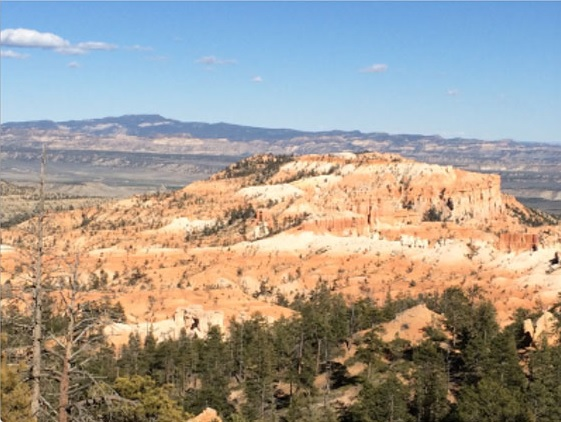
#> input picture part3-images/temp1.jpg, 561 x 422 px, found by its file name
$ python Stich.py
#> lines starting #> are read from the running program, lines starting #| are printed output that depends on the picture
import numpy as np
import cv2
from scipy import spatial
import random

def getTranformationMatrix(fp, tp):
    if fp.shape != tp.shape:
        raise RuntimeError
    A = np.zeros((1,8))
    for i in range(len(fp[0])):
        A = np.vstack((A, [fp[0,i], fp[1,i], 1, 0,
                           0, 0, -fp[0,i]*tp[0,i], -fp[1,i]*tp[0,i]]))
        A = np.vstack((A, [0, 0, 0, fp[0,i],
                           fp[1,i], 1, -fp[0,i]*tp[1,i], -fp[1,i]*tp[1,i]]))
    A = A[1:]
    B = (tp[:2].T).flatten().T
    A_inv = np.linalg.pinv(A)
    h = np.dot(A_inv, B)
    h = np.append(h,1).reshape(3,3)
    return h

def generateWarpedImage(img, k):
    warped = np.zeros(shape = (img.shape[0]*2,img.shape[1]*2,3)).astype('int')
    h = len(img)
    w = len(img[0])
    kInv = np.linalg.inv(k)

    for x in range(2*w):
        for y in range(2*h):
            co = np.dot(kInv, np.matrix([[x-w], [y-h], [1]]))
            xi, yi = co[0, 0]/co[2, 0], co[1, 0]/co[2, 0]
            if (xi < 0 or int(xi) >= w) or (yi < 0 or int(yi) >= h):
                pixel = [0, 0, 0]
            elif xi == int(xi) and yi == int(yi):
                pixel = img[int(yi), int(xi)]
            elif int(xi) < w and int(yi) < h:
                a = (yi - int(yi))
                b = (xi - int(xi))
                pixel = ((1 - b) * (1 - a) * img[int(yi), int(xi)])
                if int(yi) + 1 < h:
                    pixel += ((1 - b) * a * img[int(yi) + 1, int(xi)])
                if int(xi) + 1 < w:
                    pixel += (b * (1 - a) * img[int(yi), int(xi) + 1])
                if int(yi) + 1 < h and int(xi) + 1 < w:
                    pixel += (b * a * img[int(yi) + 1, int(xi) + 1])
            pixel = np.array(pixel)
            pixel[pixel > 255] = 255
            warped[y, x] = pixel
    return warped

def getMatches(img1, img2, T = 0.7):
    im1 = cv2.imread(img1)
    im2 = cv2.imread(img2)
    alg = cv2.ORB_create()
    kps1, des1 = alg.detectAndCompute(im1, None)
    kps2, des2 = alg.detectAndCompute(im2, None)

    matchPairs = []
    for i in range(len(kps1)):
        dis = []
        for j in range(len(kps2)):
            dis.append(cv2.norm(des1[i], des2[j], cv2.NORM_HAMMING))
        j1, j2 = np.argsort(dis)[:2]
        if dis[j1]/dis[j2] < T:
            matchPairs.append([kps1[i],kps2[j1]])
    return matchPairs

def extract_features(image_path):
    image = cv2.imread(image_path)
    alg = cv2.ORB_create()
    kps = alg.detect(image)
    kps = sorted(kps, key=lambda x: -x.response)
    kps, dsc = alg.compute(image, kps)
    return kps, dsc

def getDistances(ds1, ds2):
    return spatial.distance.cdist(ds1, ds2, 'hamming')

def ransac(matchPairs, iterations = 1000, errorT = 25):
    inlierT = len(matchPairs)//2
    maxInliers = 0
    maxError = 0
    bestModel = None
    for i in range(iterations):
        random_patch = random.sample(matchPairs, 4)
        fp0, fp1, fp2 = [], [], []
        tp0, tp1, tp2 = [], [], []
        for corner in random_patch:
            fp0.append(corner[0].pt[0])
            fp1.append(corner[0].pt[1])
            fp2.append(1)
            tp0.append(corner[1].pt[0])
            tp1.append(corner[1].pt[1])
            tp2.append(1)
        fp = np.array([fp0, fp1, fp2])
        tp = np.array([tp0, tp1, tp2])
        H = getTranformationMatrix(fp, tp)
        H_votes = 0
        for p in matchPairs:
            x1, y1 = p[0].pt[0], p[0].pt[1]
            x2, y2 = p[1].pt[0], p[1].pt[1]
            A = np.array([x1, y1, 1]).reshape(3,1)
            B = np.array([x2, y2, 1]).reshape(3,1)
            B1 = np.dot(H, A)
            error = np.linalg.norm(B - B1)
            if error < errorT:
                H_votes += 1
                if error > maxError: maxError = error
        if H_votes > inlierT and H_votes > maxInliers:
            maxInliers = H_votes
            bestModel = H
    return bestModel, maxInliers, maxError


def getTranslationForTargetImage(warpedSource, target):
    return 0, 0
    match = getMatches(warpedSource, target)

    im1pt1 = [match[0][0].pt[1], match[0][0].pt[0]]
    im1pt2 = [match[1][0].pt[1], match[1][0].pt[0]]
    im1pt3 = [match[2][0].pt[1], match[2][0].pt[0]]
    im2pt1 = [match[0][1].pt[1], match[0][1].pt[0]]
    im2pt2 = [match[1][1].pt[1], match[1][1].pt[0]]
    im2pt3 = [match[2][1].pt[1], match[2][1].pt[0]]

    sourcePoints = np.array([[im1pt1[0], im1pt2[0], im1pt3[0]],
                             [im1pt1[1], im1pt2[1], im1pt3[1]]])
    targetPoints = np.array([[im2pt1[0], im2pt2[0], im2pt3[0]],
                             [im2pt1[1], im2pt2[1], im2pt3[1]]])
    translation = np.mean(sourcePoints - targetPoints, axis = 1).astype('int')
    return translation[0], translation[1]

def generateTranslatedTargetImage(img2, transX, transY):
    im2 = cv2.imread(img2)
    im2_new = np.zeros((3*im2.shape[0],3*im2.shape[1],3))

    for i in range(len(im2)):
        for j in range(len(im2[0])):
            im2_new[i+transX][j+transY] = im2[i][j]
    return im2_new

def stitch(warpedSource, transTarget, output):
    match = getMatches(warpedSource, transTarget)
    im1 = cv2.imread(warpedSource)
    im2 = cv2.imread(transTarget)
    im1pt = [match[0][0].pt[1],match[0][0].pt[0]]
    im2pt = [match[0][1].pt[1],match[0][1].pt[0]]

    length = im1pt[1] + (im2.shape[1] - im2pt[1])
    height = im1pt[0] + (im2.shape[0] - im2pt[0])

    im = np.zeros((int(height), int(length), 3))

    for i in range(len(im)):
        for j in range(len(im[0])):
            try:
                if all(im1[i,j] == [0,0,0]) and all(im2[i,j] != [0,0,0]):
                    im[i,j] = im2[i,j]
                elif all(im1[i,j] != [0,0,0]) and all(im2[i,j] == [0,0,0]):
                    im[i,j] = im1[i,j]
                elif all(im1[i,j] == [0,0,0]) and all(im2[i,j] == [0,0,0]):
                    im[i,j] = [0,0,0]
                else:
                    if any(im1[i,j] == [0,0,0]) or any(im2[i,j] == [0,0,0]):
                        temp = np.vstack((im1[i,j], im2[i,j]))
                        im[i,j] = np.max(temp, axis = 0)
                    else:
                        temp = np.vstack((im1[i,j], im2[i,j]))
                        im[i,j] = np.mean(temp, axis = 0).astype('int')
            except: pass
    cv2.imwrite(output, im)


basePath = 'F:/Study/2nd_Semester/CV/Assignments/a2/part2-images/'
img1 = 'temp1.jpg'
img2 = 'temp2.jpg'
output = 'blend.jpg'
warped_img1 = 'warpedSource.jpg'
trans_img2 = 'transTarget.jpg'

im1 = cv2.imread(basePath+img1)
#> im1 is the input picture: shape (422, 561, 3); mean B, G, R 146.9, 155.4, 161.6
im2 = cv2.imread(basePath+img2)
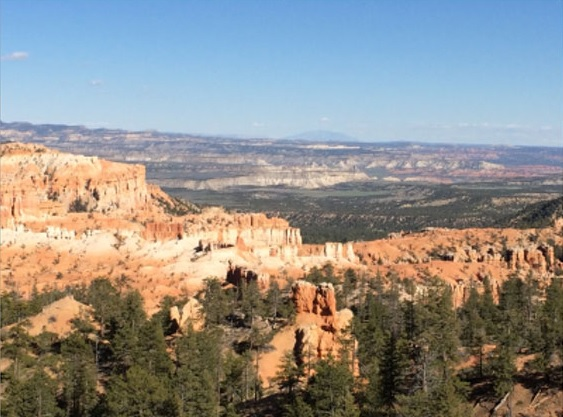
#> input picture part3-images/temp2.jpg, 563 x 417 px, found by its file name
#> im2 is the input picture: shape (417, 563, 3); mean B, G, R 138.4, 142.6, 144.3

match = getMatches(basePath+img1, basePath+img2)
#> in getMatches, `kps1, des1 = alg.detectAndCompute(im1, None)`: kps1 = 500 keypoints; strongest (x, y, size): (528, 332, 31), (195, 319, 31), (194, 319, 37.2), (197, 319, 37.2)
#> in getMatches, `kps2, des2 = alg.detectAndCompute(im2, None)`: kps2 = 500 keypoints; strongest (x, y, size): (201, 249, 31), (200, 250, 37.2), (197, 251, 44.6), (249, 272, 31)
#> the loop in getMatches, `for i in range(len(kps1)):` made 500 passes
#> (j1, j2) on passes 1 to 3: (399, 155), (17, 118), (142, 299)
#> after the loop in getMatches, `for i in range(len(kps1)):`: matchPairs = 40 items
#> match = 40 items
h, _, _ = ransac(match)
#> in ransac, `inlierT = len(matchPairs)//2`: inlierT = 20
#> after the loop in ransac, `for i in range(iterations):`: bestModel = [[1.09, -0.0574, -372.8], [0.0164, 0.828, 34.72], [0.000556, -0.000788, 1]]; maxError = 24.99; maxInliers = 40
#> h has the same summary as bestModel in ransac
warped = generateWarpedImage(im1, h)
#> in generateWarpedImage, `h = len(img)`: h = 422
#> in generateWarpedImage, `w = len(img[0])`: w = 561
#> in generateWarpedImage, `kInv = np.linalg.inv(k)`: kInv = [[0.774, 0.318, 277.6], [0.00267, 1.17, -39.61], [-0.000428, 0.000745, 0.814]]
#> after the loop in generateWarpedImage, `for x in range(2*w):`:
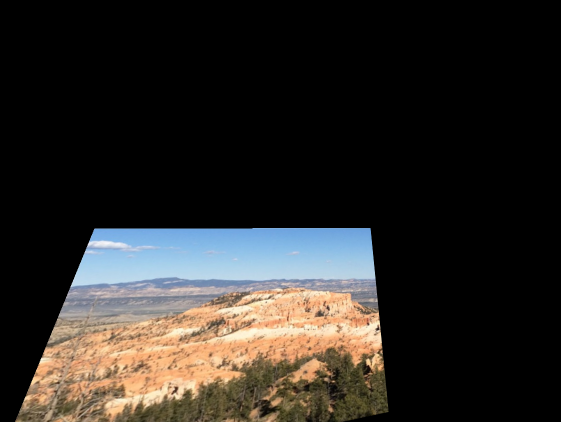
#> warped: shape (844, 1122, 3) int64 (shown at 1/2 size); mean B, G, R 37.4, 41, 44.4
cv2.imwrite(warped_img1, warped)
transX, transY = getTranslationForTargetImage(warped_img1, img2)
trans_target = generateTranslatedTargetImage(basePath+img2, transX, transY)
#> after the loop in generateTranslatedTargetImage, `for i in range(len(im2)):`:
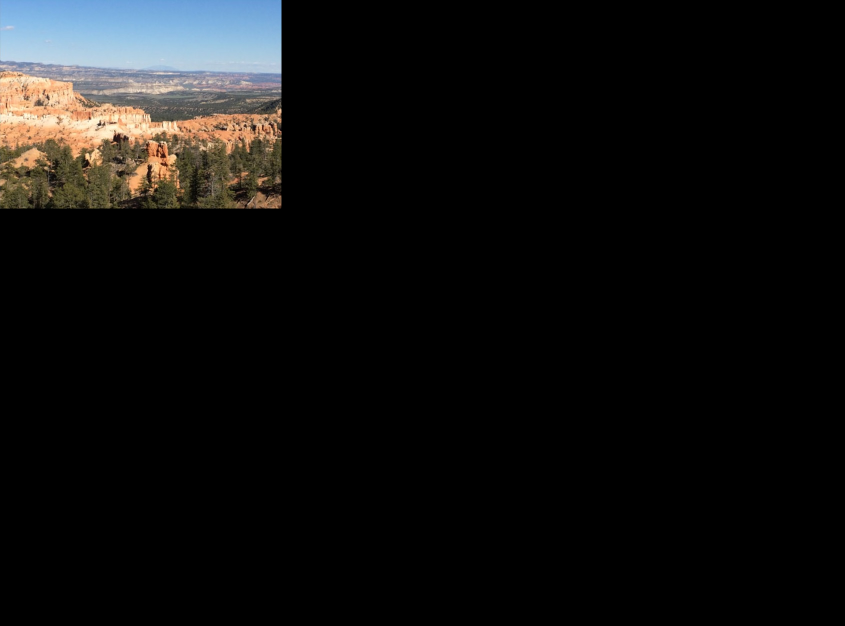
#> im2_new: shape (1251, 1689, 3) float64 (shown at 1/2 size); mean B, G, R 15.4, 15.8, 16
cv2.imwrite(trans_img2, trans_target)
stitch(warped_img1, trans_img2, output)
#> in getMatches (call 2), `kps1, des1 = alg.detectAndCompute(im1, None)`: kps1 = 500 keypoints; strongest (x, y, size): (757, 658, 31), (756, 656, 37.2), (758, 661, 31), (757, 662, 53.6)
#> in getMatches (call 2), `kps2, des2 = alg.detectAndCompute(im2, None)`: kps2 = 500 keypoints; strongest (x, y, size): (201, 249, 31), (200, 250, 37.2), (199, 249, 53.6), (249, 272, 31)
#> the loop in getMatches (call 2), `for i in range(len(kps1)):` made 500 passes
#> (j1, j2) on passes 1 to 3: (87, 178), (473, 434), (70, 91)
#> in stitch, `match = getMatches(warpedSource, transTarget)`: match = 35 items
#> in stitch, `im1pt = [match[0][0].pt[1],match[0][0].pt[0]]`: im1pt = [763, 667]
#> in stitch, `im2pt = [match[0][1].pt[1],match[0][1].pt[0]]`: im2pt = [341, 106]
#> in stitch, `length = im1pt[1] + (im2.shape[1] - im2pt[1])`: length = 2250
#> in stitch, `height = im1pt[0] + (im2.shape[0] - im2pt[0])`: height = 1673
#> after the loop in stitch, `for i in range(len(im)):`:
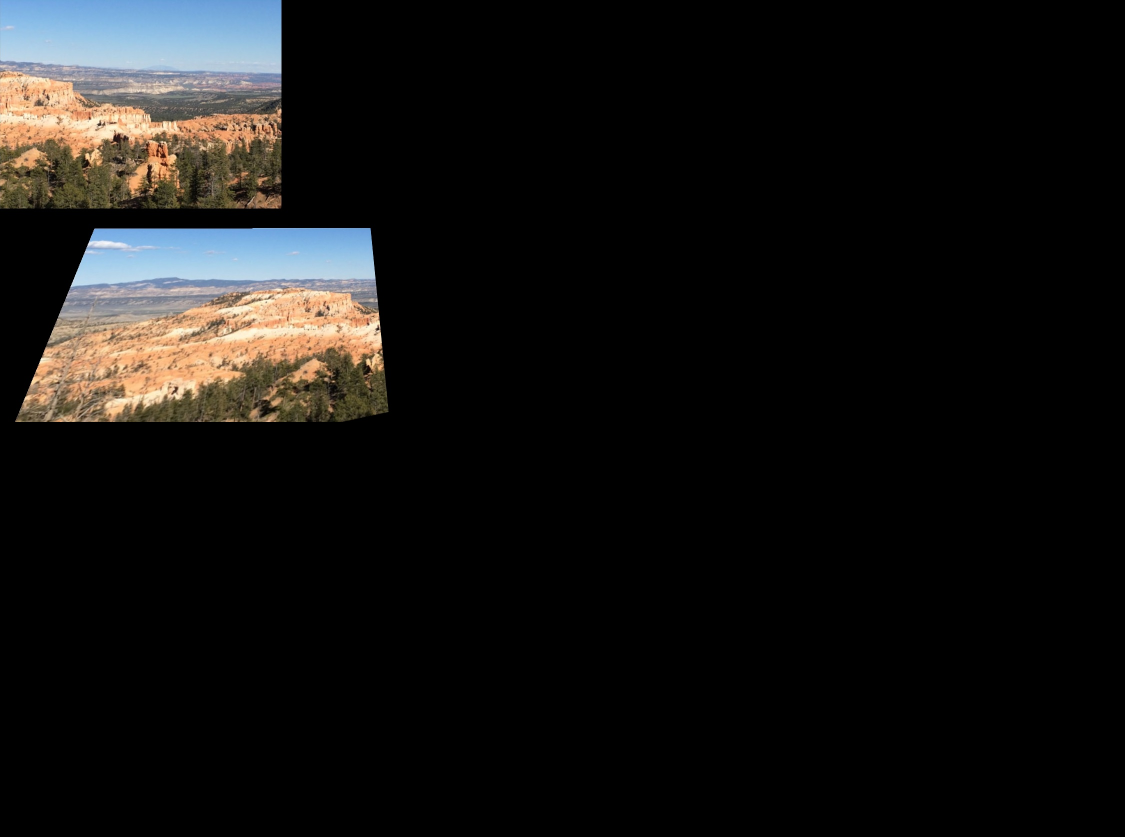
#> im: shape (1673, 2250, 3) float64 (shown at 1/2 size); mean B, G, R 18, 19.2, 20.2
